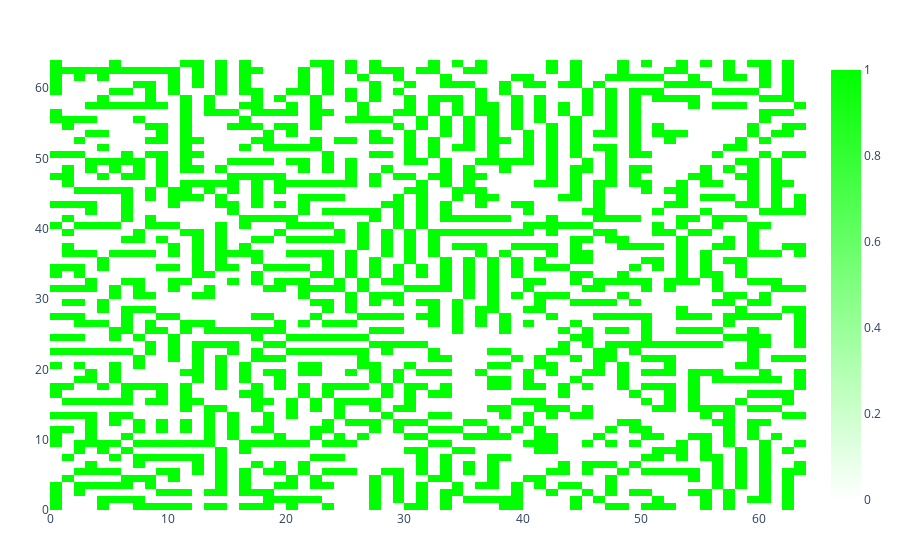

Notebook source saved alongside this figure:
### Code cell
DeadOrAlive(Board, n)

display(Board)

plot(
    heatmap(
        y = [0.5, 1.5, 2.5],
        x = [0.5, 1.5, 2.5],
        z = Board[end:-1:1, 1:1:end],
        reverscale = true,
        type = "heatmap",
        colorscale = [[0, "rgb(255,255,255)"], [1, "rgb(0,255,0)"]],
        name = "Game Of Life",
    )
)

### Figure 1 — Plotly figure (JSON) as saved in the notebook; plotly's stock layout.template omitted (floating-point values rounded to 4 significant figures; data arrays with more than 128 entries replaced by an {"elided": "..."} marker saying what was removed)
{"data": [{"colorscale": [[0, "rgb(255,255,255)"], [1, "rgb(0,255,0)"]], "name": "Game Of Life", "reverscale": true, "transpose": true, "type": "heatmap", "x": [0.5, 1.5, 2.5], "y": [0.5, 1.5, 2.5], "z": {"elided": "64x64 int values"}}], "layout": {"margin": {"b": 50, "l": 50, "r": 50, "t": 60}}}
